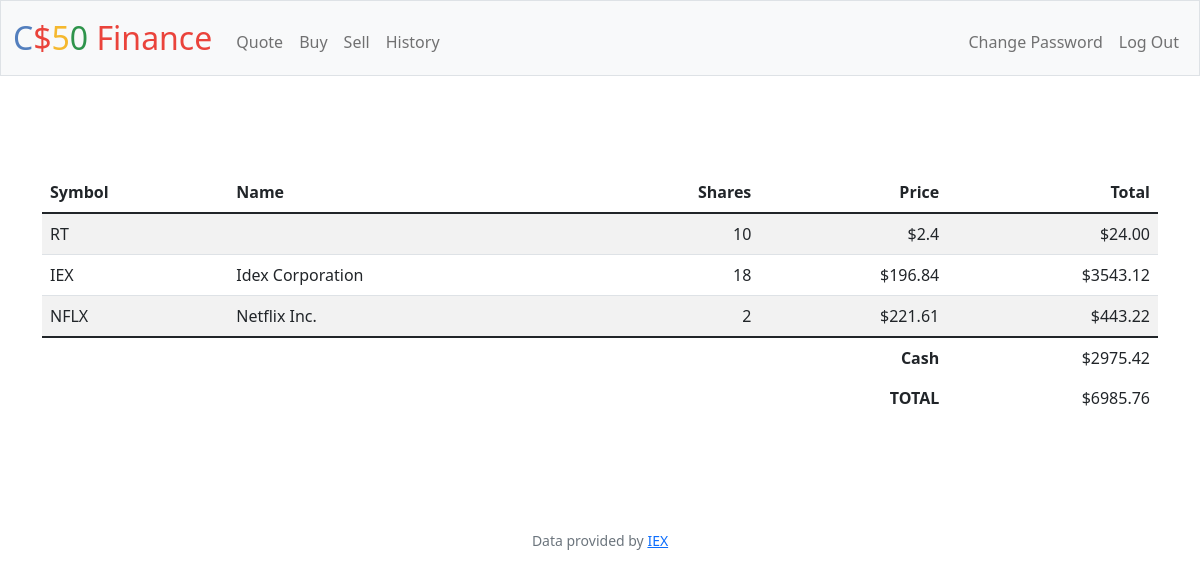
The page / (signed in) on the database its author committed.
### tables this page shows
CREATE TABLE shares (
user_id INTEGER,
symbol TEXT NOT NULL,
name TEXT NOT NULL,
amount INTEGER NOT NULL,
price INTEGER NOT NULL,
timestamp DATETIME DEFAULT CURRENT_TIMESTAMP,
FOREIGN KEY(user_id) REFERENCES users(id)
);

CREATE TABLE users (id INTEGER PRIMARY KEY AUTOINCREMENT NOT NULL, username TEXT NOT NULL, hash TEXT NOT NULL, cash NUMERIC NOT NULL DEFAULT 10000.00);

### app.py (the view)
@app.route("/")
@login_required
def index():
    id = session["user_id"]
    shares = db.execute("SELECT * FROM shares WHERE user_id=?", id)
    cash = db.execute("SELECT cash FROM users WHERE id=?", id)
    return render_template("index.html", shares=shares, cash=cash[0])

### app.py (called while the page is built)
@app.after_request
def after_request(response):
    response.headers["Cache-Control"] = "no-cache, no-store, must-revalidate"
    response.headers["Expires"] = 0
    response.headers["Pragma"] = "no-cache"
    return response

### helpers.py (called while the page is built)
def login_required(f):
    @wraps(f)
    def decorated_function(*args, **kwargs):
        if session.get("user_id") is None:
            return redirect("/login")
        return f(*args, **kwargs)
    return decorated_function

### templates/index.html (shortened to what this page needs)
{% extends "layout.html" %}
{% block main %}
<main class="container py-5 text-center">
    <table class="table table-striped">
        <thead>
            <tr>
                <th class="text-start">Symbol</th>
                <th class="text-start">Name</th>
                <th class="text-end">Shares</th>
                <th class="text-end">Price</th>
                <th class="text-end">Total</th>
            </tr>
        </thead>
        <tbody>
            {% set ns = namespace (y = 0) %}
            {% for share in shares %}
            <tr>
                <td class="text-start">{{ share["symbol"] }}</td>
                <td class="text-start">{{ share["name"] }}</td>
                <td class="text-end">{{ share["amount"] }}</td>
                <td class="text-end">${{ share["price"] }}</td>
                {% set x =  share["price"]*share["amount"]  %}
                {% set ns.y = ns.y + x %}
                <td class="text-end">{{ "$%.2f"|format(x) }}</td>
            </tr>
            {% endfor %}
        </tbody>
        <tfoot>
            <tr>
                <td class="border-0 fw-bold text-end" colspan="4">Cash</td>
                {% set money = cash["cash"] %}
                <td class="border-0 text-end">{{ "$%.2f"|format(money) }}</td>
            </tr>
            <tr>
                <td class="border-0 fw-bold text-end" colspan="4">TOTAL</td>
                {% set total = ns.y + cash["cash"] %}
                <td class="border-0 w-bold text-end">{{ "$%.2f"|format(total) }}</td>
            </tr>
        </tfoot>
    </table>
</main>
{% endblock %}

### rows shown on the page
shares: symbol "RT", amount "10", price "2.4", x "$24.00"
shares: symbol "IEX", name "Idex Corporation", amount "18", price "196.84", x "$3543.12"
shares: symbol "NFLX", name "Netflix Inc.", amount "2", price "221.61", x "$443.22"
users: cash "$2975.42"

### other values the page prints
{{ "$%.2f"|format(total) }} "$6985.76"
